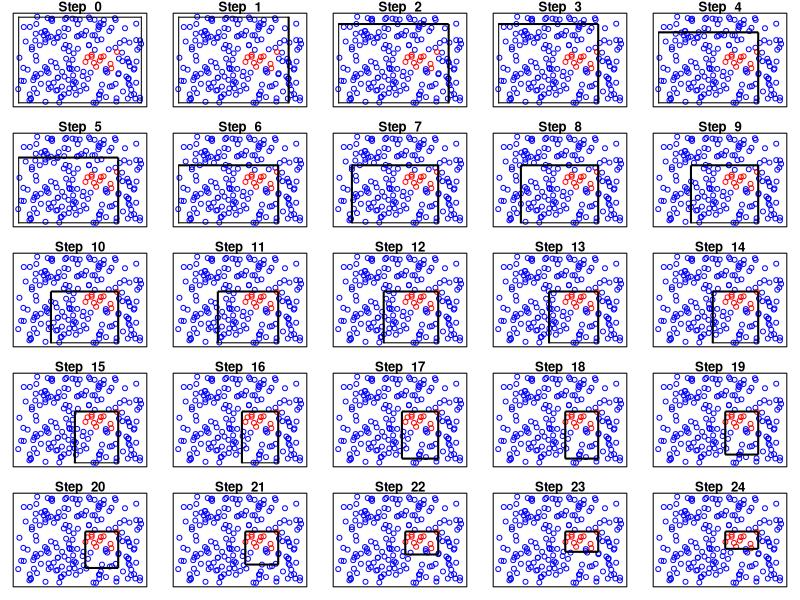
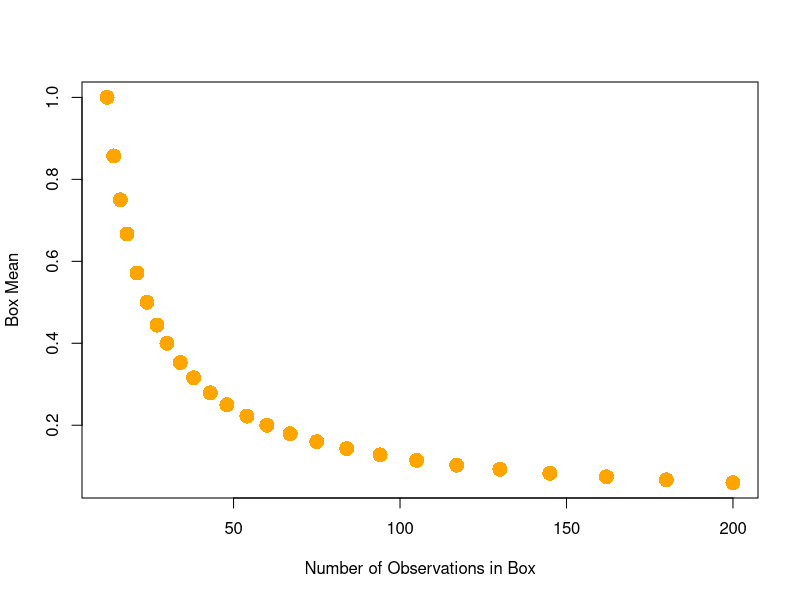

Write the R code that produced these figures, in order.
## ##############################################################################################
## Simulation of Fig. 9.7 of 
##    https://esl.hohoweiya.xyz/09-Additive-Models-Trees-and-Related-Methods/9.3-PRIM/index.html 
## 
## author: szcf-weiya <szcfweiya@gmail.com>
## ##############################################################################################

## generate data
N = 200
set.seed(123)
x1 = runif(N, 0, 1)
x2 = runif(N, 0, 1)
cl = ifelse(x1<0.8 & x1>0.5 & x2>0.4 & x2 < 0.6, 1, 0)
df = data.frame(x1, x2, cl)

## define four faces
##    f2
## f3    f1
##    f4

## plot box
plot.box <- function(df, id, fcut){
  plot(0:1, 0:1, type = "n", 
       xaxt="n", yaxt="n", 
       xlab = "", ylab = "",
       main = paste("Step ", id))
  df1 = df[df$cl==1, ]
  df0 = df[df$cl==0, ]
  points(df0$x1, df0$x2, col="blue")
  points(df1$x1, df1$x2, col="red")
  ## face 1 & 3
  clip(0, 1, fcut[4], fcut[2])
  abline(v = c(fcut[1], fcut[3]), lwd=2)
  ## face 2 & 4
  clip(fcut[3], fcut[1], 0, 1)
  abline(h = c(fcut[2], fcut[4]), lwd=2)
}

## main function

simplePRIM <- function(df, alpha=0.1, n1=5, n2=5){
  par(mfrow=c(n1, n2), mar=c(1,1,1,1))
  nstep = 0
  box = df
  fcut = c(1, 1, 0, 0)
  fmu = numeric(n1*n2)
  fn = numeric(n1*n2)
  for (nstep in 0:(n1*n2-1)){
    fn[nstep+1] = nrow(box)
    fmu[nstep+1] = mean(box$cl)
    cat("step", nstep, " current mean = ", fmu[nstep], "\n")
    plot.box(df, nstep, fcut)
    ## face 1
    f1.cut = quantile(box$x1, 1-alpha)
    f1.box = box[box$x1 < f1.cut, ]
    f1.mu = mean(f1.box$cl)
    ## face 2
    f2.cut = quantile(box$x2, 1-alpha)
    f2.box = box[box$x2 < f2.cut, ]
    f2.mu = mean(f2.box$cl)
    ## face 3
    f3.cut = quantile(box$x1, alpha)
    f3.box = box[box$x1 > f3.cut, ]
    f3.mu = mean(f3.box$cl)
    ## face 4
    f4.cut = quantile(box$x2, alpha)
    f4.box = box[box$x2 > f4.cut, ]
    f4.mu = mean(f4.box$cl)
    
    ## choose the max one
    ind = which.max(c(f1.mu, f2.mu, f3.mu, f4.mu))
    box.list = list(f1.box, f2.box, f3.box, f4.box)
    cut.vec = c(f1.cut, f2.cut, f3.cut, f4.cut)
    box = box.list[[ind]]
    fcut[ind] = cut.vec[ind]
  }
  return(list(means=fmu, cutpoint = fcut, final.box=box, n=fn))
}

## run code
png("res-of-sim-9-7.png",width = 900, height=900)
res = simplePRIM(df)
dev.off()

## plot the mean profile
png("box-mean-profile.png", width = 900, height = 700)
plot(res$n, res$means, col="orange", pch=16, cex=2,
     xlab="Number of Observations in Box",
     ylab="Box Mean")
dev.off()